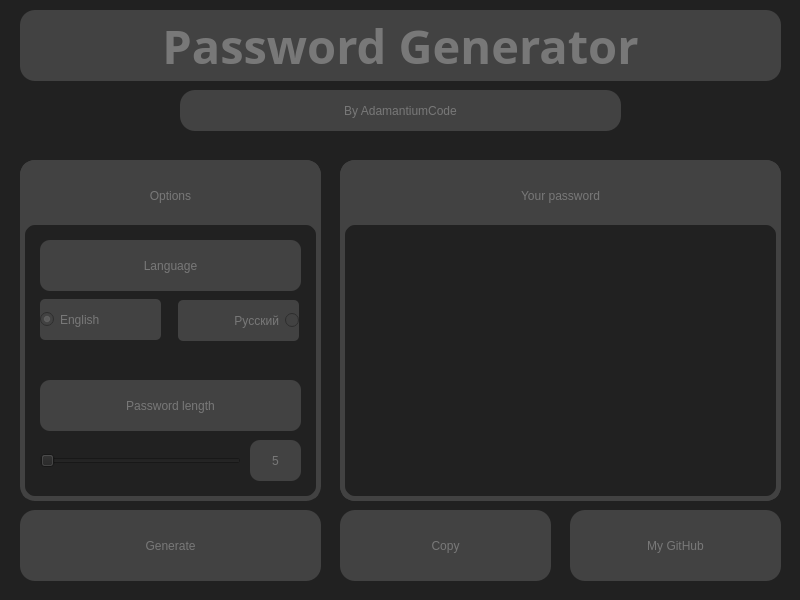
<?xml version="1.0" encoding="UTF-8"?>
<ui version="4.0">
 <class>MainWindow</class>
 <widget class="QMainWindow" name="MainWindow">
  <property name="geometry">
   <rect>
    <x>0</x>
    <y>0</y>
    <width>800</width>
    <height>600</height>
   </rect>
  </property>
  <property name="windowTitle">
   <string> </string>
  </property>
  <property name="windowIcon">
   <iconset theme="dialog-password">
    <normaloff>.</normaloff>.</iconset>
  </property>
  <property name="styleSheet">
   <string notr="true">background-color: rgb(33, 33, 33);</string>
  </property>
  <widget class="QWidget" name="centralwidget">
   <widget class="QLabel" name="NameLabel">
    <property name="geometry">
     <rect>
      <x>20</x>
      <y>10</y>
      <width>761</width>
      <height>71</height>
     </rect>
    </property>
    <property name="font">
     <font>
      <family>Arial Black</family>
      <pointsize>35</pointsize>
      <italic>false</italic>
      <bold>true</bold>
      <strikeout>false</strikeout>
     </font>
    </property>
    <property name="styleSheet">
     <string notr="true">font: 900 35pt &quot;Arial Black&quot;;
color: rgb(120, 120, 120);

background-color: rgb(66, 66, 66);

border-color: rgb(97, 97, 97);
border-width: 0px;
border-radius: 15px;
border-style: solid;</string>
    </property>
    <property name="text">
     <string>Password Generator</string>
    </property>
    <property name="alignment">
     <set>Qt::AlignCenter</set>
    </property>
    <property name="wordWrap">
     <bool>false</bool>
    </property>
    <property name="openExternalLinks">
     <bool>false</bool>
    </property>
   </widget>
   <widget class="QLabel" name="ByAuthorLabel">
    <property name="enabled">
     <bool>true</bool>
    </property>
    <property name="geometry">
     <rect>
      <x>180</x>
      <y>90</y>
      <width>441</width>
      <height>41</height>
     </rect>
    </property>
    <property name="layoutDirection">
     <enum>Qt::LeftToRight</enum>
    </property>
    <property name="styleSheet">
     <string notr="true">font: 900 20pt &quot;Arial Black&quot;;
color: rgb(120, 120, 120);

background-color: rgb(66, 66, 66);

border-color: rgb(97, 97, 97);
border-width: 0px;
border-radius: 15px;
border-style: solid;</string>
    </property>
    <property name="text">
     <string>By AdamantiumCode</string>
    </property>
    <property name="alignment">
     <set>Qt::AlignCenter</set>
    </property>
   </widget>
   <widget class="QPushButton" name="GitHubButton">
    <property name="geometry">
     <rect>
      <x>570</x>
      <y>510</y>
      <width>211</width>
      <height>71</height>
     </rect>
    </property>
    <property name="styleSheet">
     <string notr="true">font: 900 20pt &quot;Arial Black&quot;;
color: rgb(120, 120, 120);

background-color: rgb(66, 66, 66);

border-color: rgb(97, 97, 97);
border-width: 0px;
border-radius: 15px;
border-style: solid;</string>
    </property>
    <property name="text">
     <string>My GitHub</string>
    </property>
   </widget>
   <widget class="QPushButton" name="OptionsButton">
    <property name="geometry">
     <rect>
      <x>20</x>
      <y>160</y>
      <width>301</width>
      <height>71</height>
     </rect>
    </property>
    <property name="styleSheet">
     <string notr="true">font: 900 30pt &quot;Arial Black&quot;;
color: rgb(120, 120, 120);

background-color: rgb(66, 66, 66);

border-color: rgb(97, 97, 97);
border-width: 0px;
border-radius: 15px;
border-style: solid;</string>
    </property>
    <property name="text">
     <string>Options</string>
    </property>
   </widget>
   <widget class="QPushButton" name="YourPasswordLabel">
    <property name="geometry">
     <rect>
      <x>340</x>
      <y>160</y>
      <width>441</width>
      <height>71</height>
     </rect>
    </property>
    <property name="styleSheet">
     <string notr="true">font: 900 30pt &quot;Arial Black&quot;;
color: rgb(120, 120, 120);

background-color: rgb(66, 66, 66);

border-color: rgb(97, 97, 97);
border-width: 0px;
border-radius: 15px;
border-style: solid;</string>
    </property>
    <property name="text">
     <string>Your password</string>
    </property>
   </widget>
   <widget class="QLabel" name="FrameOptionsLabel_1">
    <property name="geometry">
     <rect>
      <x>20</x>
      <y>160</y>
      <width>301</width>
      <height>311</height>
     </rect>
    </property>
    <property name="styleSheet">
     <string notr="true">border-color: rgb(66, 66, 66);
border-width: 5px;
border-radius: 15px;
border-style: solid;</string>
    </property>
    <property name="text">
     <string/>
    </property>
   </widget>
   <widget class="QLabel" name="FrameOptionsLabel_2">
    <property name="geometry">
     <rect>
      <x>20</x>
      <y>220</y>
      <width>301</width>
      <height>281</height>
     </rect>
    </property>
    <property name="styleSheet">
     <string notr="true">border-color: rgb(66, 66, 66);
border-width: 5px;
border-radius: 15px;
border-style: solid;</string>
    </property>
    <property name="text">
     <string/>
    </property>
   </widget>
   <widget class="QLabel" name="FramePasswordLabel_1">
    <property name="geometry">
     <rect>
      <x>340</x>
      <y>160</y>
      <width>441</width>
      <height>341</height>
     </rect>
    </property>
    <property name="styleSheet">
     <string notr="true">border-color: rgb(66, 66, 66);
border-width: 5px;
border-radius: 15px;
border-style: solid;</string>
    </property>
    <property name="text">
     <string/>
    </property>
   </widget>
   <widget class="QLabel" name="FramePasswordLabel_2">
    <property name="geometry">
     <rect>
      <x>340</x>
      <y>220</y>
      <width>441</width>
      <height>281</height>
     </rect>
    </property>
    <property name="styleSheet">
     <string notr="true">border-color: rgb(66, 66, 66);
border-width: 5px;
border-radius: 15px;
border-style: solid;</string>
    </property>
    <property name="text">
     <string/>
    </property>
   </widget>
   <widget class="QTextBrowser" name="PasswordText">
    <property name="geometry">
     <rect>
      <x>355</x>
      <y>231</y>
      <width>411</width>
      <height>261</height>
     </rect>
    </property>
    <property name="styleSheet">
     <string notr="true">font: 900 35pt &quot;Arial Black&quot;;
color: rgb(120, 120, 120);

border-color: rgb(97, 97, 97);
border-width: 0px;
border-radius: 15px;
border-style: solid;</string>
    </property>
    <property name="html">
     <string>&lt;!DOCTYPE HTML PUBLIC &quot;-//W3C//DTD HTML 4.0//EN&quot; &quot;http://www.w3.org/TR/REC-html40/strict.dtd&quot;&gt;
&lt;html&gt;&lt;head&gt;&lt;meta name=&quot;qrichtext&quot; content=&quot;1&quot; /&gt;&lt;meta charset=&quot;utf-8&quot; /&gt;&lt;style type=&quot;text/css&quot;&gt;
p, li { white-space: pre-wrap; }
hr { height: 1px; border-width: 0; }
li.unchecked::marker { content: &quot;\2610&quot;; }
li.checked::marker { content: &quot;\2612&quot;; }
&lt;/style&gt;&lt;/head&gt;&lt;body style=&quot; font-family:'Arial Black'; font-size:35pt; font-weight:900; font-style:normal;&quot;&gt;
&lt;p align=&quot;center&quot; style=&quot;-qt-paragraph-type:empty; margin-top:0px; margin-bottom:0px; margin-left:0px; margin-right:0px; -qt-block-indent:0; text-indent:0px;&quot;&gt;&lt;br /&gt;&lt;/p&gt;&lt;/body&gt;&lt;/html&gt;</string>
    </property>
   </widget>
   <widget class="QPushButton" name="GenerateButton">
    <property name="geometry">
     <rect>
      <x>20</x>
      <y>510</y>
      <width>301</width>
      <height>71</height>
     </rect>
    </property>
    <property name="styleSheet">
     <string notr="true">font: 900 20pt &quot;Arial Black&quot;;
color: rgb(120, 120, 120);

background-color: rgb(66, 66, 66);

border-color: rgb(97, 97, 97);
border-width: 0px;
border-radius: 15px;
border-style: solid;</string>
    </property>
    <property name="text">
     <string>Generate</string>
    </property>
   </widget>
   <widget class="QPushButton" name="CopyButton">
    <property name="geometry">
     <rect>
      <x>340</x>
      <y>510</y>
      <width>211</width>
      <height>71</height>
     </rect>
    </property>
    <property name="styleSheet">
     <string notr="true">font: 900 20pt &quot;Arial Black&quot;;
color: rgb(120, 120, 120);

background-color: rgb(66, 66, 66);

border-color: rgb(97, 97, 97);
border-width: 0px;
border-radius: 15px;
border-style: solid;</string>
    </property>
    <property name="text">
     <string>Copy</string>
    </property>
   </widget>
   <widget class="QLabel" name="LanguageLabel">
    <property name="geometry">
     <rect>
      <x>40</x>
      <y>240</y>
      <width>261</width>
      <height>51</height>
     </rect>
    </property>
    <property name="styleSheet">
     <string notr="true">font: 900 20pt &quot;Arial Black&quot;;
color: rgb(120, 120, 120);

background-color: rgb(66, 66, 66);

border-color: rgb(97, 97, 97);
border-width: 0px;
border-radius: 10px;
border-style: solid;</string>
    </property>
    <property name="text">
     <string>Language</string>
    </property>
    <property name="alignment">
     <set>Qt::AlignCenter</set>
    </property>
   </widget>
   <widget class="QRadioButton" name="EnglishRadioButton">
    <property name="geometry">
     <rect>
      <x>40</x>
      <y>299</y>
      <width>121</width>
      <height>41</height>
     </rect>
    </property>
    <property name="styleSheet">
     <string notr="true">font: 900 15pt &quot;Arial Black&quot;;
color: rgb(120, 120, 120);

background-color: rgb(66, 66, 66);

border-color: rgb(97, 97, 97);
border-width: 0px;
border-radius: 5px;
border-style: solid;</string>
    </property>
    <property name="text">
     <string>English</string>
    </property>
    <property name="checked">
     <bool>true</bool>
    </property>
   </widget>
   <widget class="QRadioButton" name="RussianRadioButton">
    <property name="geometry">
     <rect>
      <x>178</x>
      <y>300</y>
      <width>121</width>
      <height>41</height>
     </rect>
    </property>
    <property name="layoutDirection">
     <enum>Qt::RightToLeft</enum>
    </property>
    <property name="styleSheet">
     <string notr="true">font: 900 15pt &quot;Arial Black&quot;;
color: rgb(120, 120, 120);

background-color: rgb(66, 66, 66);

border-color: rgb(97, 97, 97);
border-width: 0px;
border-radius: 5px;
border-style: solid;</string>
    </property>
    <property name="text">
     <string>Русский</string>
    </property>
   </widget>
   <widget class="QLabel" name="PasswordLenghtLabel">
    <property name="geometry">
     <rect>
      <x>40</x>
      <y>380</y>
      <width>261</width>
      <height>51</height>
     </rect>
    </property>
    <property name="styleSheet">
     <string notr="true">font: 900 20pt &quot;Arial Black&quot;;
color: rgb(120, 120, 120);

background-color: rgb(66, 66, 66);

border-color: rgb(97, 97, 97);
border-width: 0px;
border-radius: 10px;
border-style: solid;</string>
    </property>
    <property name="text">
     <string>Password length</string>
    </property>
    <property name="alignment">
     <set>Qt::AlignCenter</set>
    </property>
   </widget>
   <widget class="QSlider" name="PasswordLengthSlider">
    <property name="geometry">
     <rect>
      <x>40</x>
      <y>440</y>
      <width>201</width>
      <height>41</height>
     </rect>
    </property>
    <property name="layoutDirection">
     <enum>Qt::LeftToRight</enum>
    </property>
    <property name="minimum">
     <number>5</number>
    </property>
    <property name="maximum">
     <number>200</number>
    </property>
    <property name="pageStep">
     <number>1</number>
    </property>
    <property name="orientation">
     <enum>Qt::Horizontal</enum>
    </property>
   </widget>
   <widget class="QLabel" name="PasswordLenValueLabel">
    <property name="geometry">
     <rect>
      <x>250</x>
      <y>440</y>
      <width>51</width>
      <height>41</height>
     </rect>
    </property>
    <property name="layoutDirection">
     <enum>Qt::LeftToRight</enum>
    </property>
    <property name="styleSheet">
     <string notr="true">font: 900 15pt &quot;Arial Black&quot;;
color: rgb(120, 120, 120);

background-color: rgb(66, 66, 66);

border-color: rgb(97, 97, 97);
border-width: 0px;
border-radius: 10px;
border-style: solid;</string>
    </property>
    <property name="text">
     <string>5</string>
    </property>
    <property name="alignment">
     <set>Qt::AlignCenter</set>
    </property>
   </widget>
   <zorder>FramePasswordLabel_1</zorder>
   <zorder>FrameOptionsLabel_1</zorder>
   <zorder>NameLabel</zorder>
   <zorder>ByAuthorLabel</zorder>
   <zorder>GitHubButton</zorder>
   <zorder>OptionsButton</zorder>
   <zorder>YourPasswordLabel</zorder>
   <zorder>FrameOptionsLabel_2</zorder>
   <zorder>FramePasswordLabel_2</zorder>
   <zorder>PasswordText</zorder>
   <zorder>GenerateButton</zorder>
   <zorder>CopyButton</zorder>
   <zorder>LanguageLabel</zorder>
   <zorder>EnglishRadioButton</zorder>
   <zorder>RussianRadioButton</zorder>
   <zorder>PasswordLenghtLabel</zorder>
   <zorder>PasswordLengthSlider</zorder>
   <zorder>PasswordLenValueLabel</zorder>
  </widget>
 </widget>
 <resources/>
 <connections/>
</ui>
